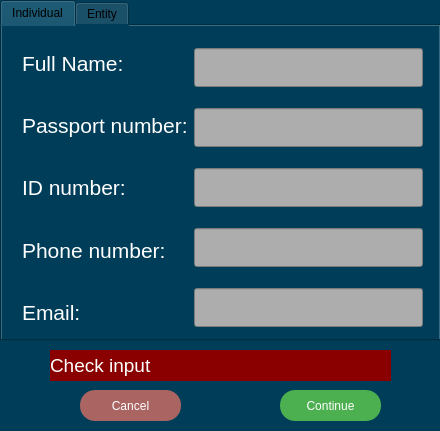
<?xml version="1.0" encoding="UTF-8"?>
<ui version="4.0">
 <class>RegistrationWidget</class>
 <widget class="QWidget" name="RegistrationWidget">
  <property name="geometry">
   <rect>
    <x>0</x>
    <y>0</y>
    <width>440</width>
    <height>431</height>
   </rect>
  </property>
  <property name="windowTitle">
   <string>Form</string>
  </property>
  <property name="styleSheet">
   <string notr="true">background-color: rgb(0, 61, 89);</string>
  </property>
  <widget class="QPushButton" name="cancel_but">
   <property name="geometry">
    <rect>
     <x>80</x>
     <y>390</y>
     <width>101</width>
     <height>31</height>
    </rect>
   </property>
   <property name="font">
    <font>
     <pointsize>-1</pointsize>
     <underline>false</underline>
     <strikeout>false</strikeout>
    </font>
   </property>
   <property name="cursor">
    <cursorShape>PointingHandCursor</cursorShape>
   </property>
   <property name="styleSheet">
    <string notr="true">QPushButton {
  font-size: 12px;
  text-align: center;
  text-decoration: none;
  outline: none;
  color: #fff;
  background-color: rgb(170, 101, 99);
  border: none;
  border-radius: 15px;
}
QPushButton:hover{
 background-color: rgb(85, 195, 89);
}</string>
   </property>
   <property name="text">
    <string>Cancel</string>
   </property>
  </widget>
  <widget class="QPushButton" name="confirm_but">
   <property name="geometry">
    <rect>
     <x>280</x>
     <y>390</y>
     <width>101</width>
     <height>31</height>
    </rect>
   </property>
   <property name="font">
    <font>
     <pointsize>-1</pointsize>
     <underline>false</underline>
     <strikeout>false</strikeout>
    </font>
   </property>
   <property name="cursor">
    <cursorShape>PointingHandCursor</cursorShape>
   </property>
   <property name="styleSheet">
    <string notr="true">QPushButton {
  font-size: 12px;
  text-align: center;
  text-decoration: none;
  outline: none;
  color: #fff;
  background-color: #4CAF50;
  border: none;
  border-radius: 15px;
}
QPushButton:hover{
 background-color: rgb(85, 195, 89);
}</string>
   </property>
   <property name="text">
    <string>Continue</string>
   </property>
  </widget>
  <widget class="QTabWidget" name="tab_widget">
   <property name="geometry">
    <rect>
     <x>0</x>
     <y>0</y>
     <width>441</width>
     <height>341</height>
    </rect>
   </property>
   <property name="styleSheet">
    <string notr="true">
  lw-&gt;LoginWidget</string>
   </property>
   <property name="currentIndex">
    <number>0</number>
   </property>
   <widget class="QWidget" name="user_tab">
    <attribute name="title">
     <string>Individual</string>
    </attribute>
    <widget class="QWidget" name="layoutWidget">
     <property name="geometry">
      <rect>
       <x>20</x>
       <y>11</y>
       <width>401</width>
       <height>301</height>
      </rect>
     </property>
     <layout class="QHBoxLayout" name="horizontalLayout_2">
      <item>
       <layout class="QVBoxLayout" name="verticalLayout_3">
        <property name="spacing">
         <number>10</number>
        </property>
        <item>
         <widget class="QLabel" name="amount_label">
          <property name="font">
           <font>
            <pointsize>16</pointsize>
           </font>
          </property>
          <property name="styleSheet">
           <string notr="true">color: rgb(255, 255, 255);</string>
          </property>
          <property name="text">
           <string>Full Name:</string>
          </property>
         </widget>
        </item>
        <item>
         <widget class="QLabel" name="id_label">
          <property name="font">
           <font>
            <pointsize>16</pointsize>
           </font>
          </property>
          <property name="styleSheet">
           <string notr="true">color: rgb(255, 255, 255);</string>
          </property>
          <property name="text">
           <string>Passport number:</string>
          </property>
         </widget>
        </item>
        <item>
         <widget class="QLabel" name="id_label_2">
          <property name="font">
           <font>
            <pointsize>16</pointsize>
           </font>
          </property>
          <property name="styleSheet">
           <string notr="true">color: rgb(255, 255, 255);</string>
          </property>
          <property name="text">
           <string>ID number:</string>
          </property>
         </widget>
        </item>
        <item>
         <widget class="QLabel" name="id_label_3">
          <property name="font">
           <font>
            <pointsize>16</pointsize>
           </font>
          </property>
          <property name="styleSheet">
           <string notr="true">color: rgb(255, 255, 255);</string>
          </property>
          <property name="text">
           <string>Phone number:</string>
          </property>
         </widget>
        </item>
        <item>
         <widget class="QLabel" name="id_label_4">
          <property name="font">
           <font>
            <pointsize>16</pointsize>
           </font>
          </property>
          <property name="styleSheet">
           <string notr="true">color: rgb(255, 255, 255);</string>
          </property>
          <property name="text">
           <string>Email:</string>
          </property>
         </widget>
        </item>
       </layout>
      </item>
      <item>
       <layout class="QVBoxLayout" name="verticalLayout_4">
        <property name="spacing">
         <number>10</number>
        </property>
        <item>
         <widget class="QLineEdit" name="i_name_line">
          <property name="font">
           <font>
            <pointsize>20</pointsize>
           </font>
          </property>
          <property name="styleSheet">
           <string notr="true">border-color: rgb(0, 0, 0);
background-color: rgb(173, 173, 173);
color: rgb(0, 0, 0);</string>
          </property>
          <property name="inputMethodHints">
           <set>Qt::ImhLatinOnly</set>
          </property>
          <property name="text">
           <string/>
          </property>
         </widget>
        </item>
        <item>
         <widget class="QLineEdit" name="passport_line">
          <property name="font">
           <font>
            <pointsize>20</pointsize>
           </font>
          </property>
          <property name="whatsThis">
           <string extracomment="AB1234567"/>
          </property>
          <property name="styleSheet">
           <string notr="true">border-color: rgb(0, 0, 0);
background-color: rgb(173, 173, 173);
color: rgb(0, 0, 0);</string>
          </property>
          <property name="inputMethodHints">
           <set>Qt::ImhUppercaseOnly</set>
          </property>
          <property name="text">
           <string/>
          </property>
         </widget>
        </item>
        <item>
         <widget class="QLineEdit" name="id_line">
          <property name="font">
           <font>
            <pointsize>20</pointsize>
           </font>
          </property>
          <property name="whatsThis">
           <string extracomment="AB1234567"/>
          </property>
          <property name="styleSheet">
           <string notr="true">border-color: rgb(0, 0, 0);
background-color: rgb(173, 173, 173);
color: rgb(0, 0, 0);</string>
          </property>
          <property name="inputMethodHints">
           <set>Qt::ImhUppercaseOnly</set>
          </property>
          <property name="text">
           <string/>
          </property>
         </widget>
        </item>
        <item>
         <widget class="QLineEdit" name="phone_line">
          <property name="font">
           <font>
            <pointsize>20</pointsize>
           </font>
          </property>
          <property name="whatsThis">
           <string extracomment="AB1234567"/>
          </property>
          <property name="styleSheet">
           <string notr="true">border-color: rgb(0, 0, 0);
background-color: rgb(173, 173, 173);
color: rgb(0, 0, 0);</string>
          </property>
          <property name="inputMethodHints">
           <set>Qt::ImhUppercaseOnly</set>
          </property>
          <property name="text">
           <string/>
          </property>
         </widget>
        </item>
        <item>
         <widget class="QLineEdit" name="email_line">
          <property name="font">
           <font>
            <pointsize>20</pointsize>
           </font>
          </property>
          <property name="whatsThis">
           <string extracomment="AB1234567"/>
          </property>
          <property name="styleSheet">
           <string notr="true">border-color: rgb(0, 0, 0);
background-color: rgb(173, 173, 173);
color: rgb(0, 0, 0);</string>
          </property>
          <property name="inputMethodHints">
           <set>Qt::ImhUppercaseOnly</set>
          </property>
          <property name="text">
           <string/>
          </property>
         </widget>
        </item>
       </layout>
      </item>
     </layout>
    </widget>
   </widget>
   <widget class="QWidget" name="entity_tab">
    <attribute name="title">
     <string>Entity</string>
    </attribute>
    <widget class="QWidget" name="layoutWidget_2">
     <property name="geometry">
      <rect>
       <x>20</x>
       <y>10</y>
       <width>401</width>
       <height>301</height>
      </rect>
     </property>
     <layout class="QHBoxLayout" name="horizontalLayout_3">
      <item>
       <layout class="QVBoxLayout" name="verticalLayout_5">
        <property name="spacing">
         <number>10</number>
        </property>
        <item>
         <widget class="QLabel" name="amount_label_2">
          <property name="font">
           <font>
            <pointsize>16</pointsize>
           </font>
          </property>
          <property name="styleSheet">
           <string notr="true">color: rgb(255, 255, 255);</string>
          </property>
          <property name="text">
           <string>Type:</string>
          </property>
         </widget>
        </item>
        <item>
         <widget class="QLabel" name="id_label_5">
          <property name="font">
           <font>
            <pointsize>16</pointsize>
           </font>
          </property>
          <property name="styleSheet">
           <string notr="true">color: rgb(255, 255, 255);</string>
          </property>
          <property name="text">
           <string>Legal name:</string>
          </property>
         </widget>
        </item>
        <item>
         <widget class="QLabel" name="id_label_6">
          <property name="font">
           <font>
            <pointsize>16</pointsize>
           </font>
          </property>
          <property name="styleSheet">
           <string notr="true">color: rgb(255, 255, 255);</string>
          </property>
          <property name="text">
           <string>PAC:</string>
          </property>
         </widget>
        </item>
        <item>
         <widget class="QLabel" name="id_label_7">
          <property name="font">
           <font>
            <pointsize>16</pointsize>
           </font>
          </property>
          <property name="styleSheet">
           <string notr="true">color: rgb(255, 255, 255);</string>
          </property>
          <property name="text">
           <string>BIC:</string>
          </property>
         </widget>
        </item>
        <item>
         <widget class="QLabel" name="id_label_8">
          <property name="font">
           <font>
            <pointsize>16</pointsize>
           </font>
          </property>
          <property name="styleSheet">
           <string notr="true">color: rgb(255, 255, 255);</string>
          </property>
          <property name="text">
           <string>Adress:</string>
          </property>
         </widget>
        </item>
        <item>
         <widget class="QLabel" name="id_label_9">
          <property name="font">
           <font>
            <pointsize>16</pointsize>
           </font>
          </property>
          <property name="styleSheet">
           <string notr="true">color: rgb(255, 255, 255);</string>
          </property>
          <property name="text">
           <string>Bank BIC:</string>
          </property>
         </widget>
        </item>
       </layout>
      </item>
      <item>
       <layout class="QVBoxLayout" name="verticalLayout_6">
        <property name="spacing">
         <number>10</number>
        </property>
        <item>
         <widget class="QComboBox" name="type_selector">
          <property name="maximumSize">
           <size>
            <width>301</width>
            <height>41</height>
           </size>
          </property>
          <property name="styleSheet">
           <string notr="true">color: rgb(255, 255, 255);
font: 16pt &quot;Segoe UI&quot;;</string>
          </property>
         </widget>
        </item>
        <item>
         <widget class="QLineEdit" name="e_name_line">
          <property name="font">
           <font>
            <pointsize>20</pointsize>
           </font>
          </property>
          <property name="whatsThis">
           <string extracomment="AB1234567"/>
          </property>
          <property name="styleSheet">
           <string notr="true">border-color: rgb(0, 0, 0);
background-color: rgb(173, 173, 173);
color: rgb(0, 0, 0);</string>
          </property>
          <property name="inputMethodHints">
           <set>Qt::ImhUppercaseOnly</set>
          </property>
          <property name="text">
           <string/>
          </property>
         </widget>
        </item>
        <item>
         <widget class="QLineEdit" name="pac_line">
          <property name="font">
           <font>
            <pointsize>20</pointsize>
           </font>
          </property>
          <property name="whatsThis">
           <string extracomment="AB1234567"/>
          </property>
          <property name="styleSheet">
           <string notr="true">border-color: rgb(0, 0, 0);
background-color: rgb(173, 173, 173);
color: rgb(0, 0, 0);</string>
          </property>
          <property name="inputMethodHints">
           <set>Qt::ImhUppercaseOnly</set>
          </property>
          <property name="text">
           <string/>
          </property>
         </widget>
        </item>
        <item>
         <widget class="QLineEdit" name="bic_line">
          <property name="font">
           <font>
            <pointsize>20</pointsize>
           </font>
          </property>
          <property name="whatsThis">
           <string extracomment="AB1234567"/>
          </property>
          <property name="styleSheet">
           <string notr="true">border-color: rgb(0, 0, 0);
background-color: rgb(173, 173, 173);
color: rgb(0, 0, 0);</string>
          </property>
          <property name="inputMethodHints">
           <set>Qt::ImhUppercaseOnly</set>
          </property>
          <property name="text">
           <string/>
          </property>
         </widget>
        </item>
        <item>
         <widget class="QLineEdit" name="adress_line">
          <property name="font">
           <font>
            <pointsize>20</pointsize>
           </font>
          </property>
          <property name="whatsThis">
           <string extracomment="AB1234567"/>
          </property>
          <property name="styleSheet">
           <string notr="true">border-color: rgb(0, 0, 0);
background-color: rgb(173, 173, 173);
color: rgb(0, 0, 0);</string>
          </property>
          <property name="inputMethodHints">
           <set>Qt::ImhUppercaseOnly</set>
          </property>
          <property name="text">
           <string/>
          </property>
         </widget>
        </item>
        <item>
         <widget class="QLineEdit" name="bank_bic_line">
          <property name="font">
           <font>
            <pointsize>20</pointsize>
           </font>
          </property>
          <property name="whatsThis">
           <string extracomment="AB1234567"/>
          </property>
          <property name="styleSheet">
           <string notr="true">border-color: rgb(0, 0, 0);
background-color: rgb(173, 173, 173);
color: rgb(0, 0, 0);</string>
          </property>
          <property name="inputMethodHints">
           <set>Qt::ImhUppercaseOnly</set>
          </property>
          <property name="text">
           <string/>
          </property>
         </widget>
        </item>
       </layout>
      </item>
     </layout>
    </widget>
   </widget>
  </widget>
  <widget class="QLabel" name="warning_label">
   <property name="geometry">
    <rect>
     <x>50</x>
     <y>350</y>
     <width>341</width>
     <height>31</height>
    </rect>
   </property>
   <property name="font">
    <font>
     <pointsize>14</pointsize>
    </font>
   </property>
   <property name="styleSheet">
    <string notr="true">background-color: rgb(138, 0, 0);
color: rgb(255, 255, 255);</string>
   </property>
   <property name="text">
    <string>Check input</string>
   </property>
  </widget>
  <widget class="QStackedWidget" name="stacked_widget">
   <property name="geometry">
    <rect>
     <x>0</x>
     <y>0</y>
     <width>441</width>
     <height>341</height>
    </rect>
   </property>
   <property name="styleSheet">
    <string notr="true">width:461px;height:361px;</string>
   </property>
  </widget>
  <zorder>stacked_widget</zorder>
  <zorder>cancel_but</zorder>
  <zorder>confirm_but</zorder>
  <zorder>tab_widget</zorder>
  <zorder>warning_label</zorder>
 </widget>
 <resources/>
 <connections/>
</ui>
